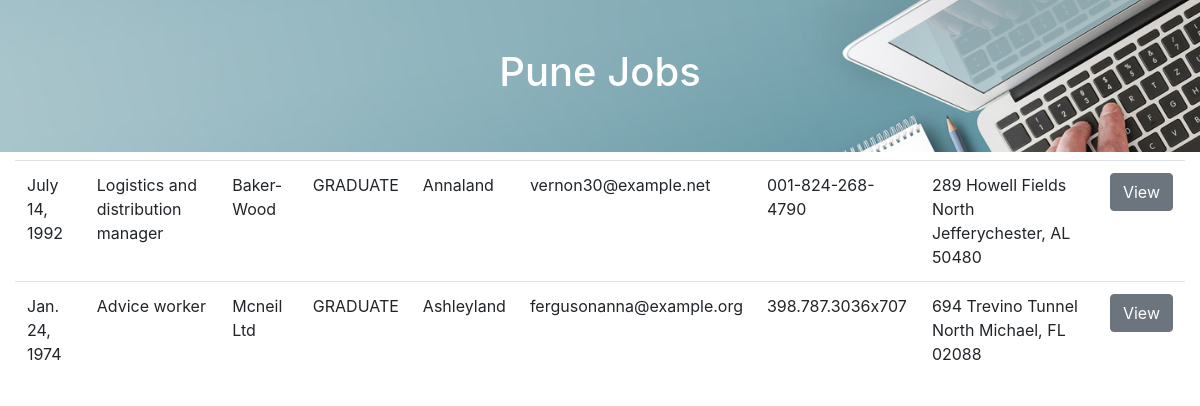
The page /pune/ on the database its author committed.
### sunnyapp/models.py (models this page shows)
class Jobs(models.Model):
    jid=models.IntegerField()
    jpdate=models.DateField()
    jtitle=models.CharField(max_length=500)
    cname=models.CharField(max_length=30)
    edu=models.CharField(max_length=20)
    loc=models.CharField(max_length=45)
    email=models.EmailField()
    phone=models.CharField(max_length=40)
    caddress=models.CharField(max_length=100)
    objects=CustomManager()

### sunnyapp/views.py (the view)
# urls.py: path('pune/',views.Jobdata2),
def Jobdata2(request):
    data=Jobs.objects.filter(loc__startswith='a')
    type="pune"
    record={"rdata":data,"title":"Pune","type":type}
    return render(request,'Pages/pune.html',record)

### sunnyapp/models.py (called while the page is built)
    def get_queryset(self) -> models.QuerySet:
        return super().get_queryset().filter().order_by('cname')

### Template/Pages/pune.html (shortened to what this page needs)
<!DOCTYPE html>
{% load static %}
<html>
    <head>
        <link rel="stylesheet" href="https://cdn.jsdelivr.net/npm/bootstrap@4.6.2/dist/css/bootstrap.min.css">
        <link rel="stylesheet" href="{% static 'css/jobs.css'%}">
    </head>
    <body>
        <div class="container-div py-5">
            <h1 class="fw-bold"> {{title}} Jobs </h1>
        </div>
        <div class="container-fluid mt-2">
            <table class="table">
                <tbody>
                {% for i in rdata  %}
                <tr>
                    <td>{{i.jpdate}}</td>
                    <td>{{i.jtitle}}</td>
                    <td>{{i.cname}}</td>
                    <td>{{i.edu}}</td>
                    <td>{{i.loc}}</td>
                    <td>{{i.email}}</td>
                    <td>{{i.phone}}</td>
                    <td>{{i.caddress}}</td>
                    <td><button class="btn btn-secondary">View</button></td>
                </tr>
                 {% endfor %}
                </tbody>
              </table>
        </div>
    </body>
</html>

### Static/css/jobs.css (style rules this page uses)
.container-div { background-image:url('../img/header.png'); background-position: center; filter: blur(10); width:100%; text-align: center; padding: 35px; color: white; }

### rows shown on the page
Jobs: jpdate "July 14, 1992", jtitle "Logistics and distribution manager", cname "Baker-Wood", edu "GRADUATE", loc "Annaland", email "vernon30@example.net", phone "001-824-268-4790", caddress "289 Howell Fields North Jefferychester, AL 50480"
Jobs: jpdate "Jan. 24, 1974", jtitle "Advice worker", cname "Mcneil Ltd", edu "GRADUATE", loc "Ashleyland", email "fergusonanna@example.org", phone "398.787.3036x707", caddress "694 Trevino Tunnel North Michael, FL 02088"

### other values the page prints
{{ title }} "Pune"
